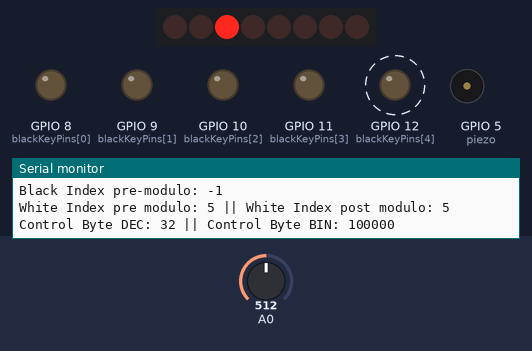
The sketch below on a simulated ESP8266 (NodeMCU). Shown: 8 shift-register outputs drawn as a row of LEDs (first output left, lit = HIGH), output pins drawn as LEDs (lit = HIGH), buzzer (waves = sounding), the last lines printed to the serial monitor. Wiring (inferred from the names in the program): shift register (74HC595): data GPIO 2; shift clock GPIO 4; latch GPIO 3. Wiring (inferred from the signals the program sends): row of LEDs: on Q0, Q1, Q2, Q3, Q4, Q5, Q6, Q7. Dashed ring = blinking. Inputs (shaded band) come from the test bench; at power-on: A0 = 512. Pins used as bus, display or sensor lines are not drawn.

Above: at 1.2 s.
1.3 s: A0 set to 493
At 2.53 s:
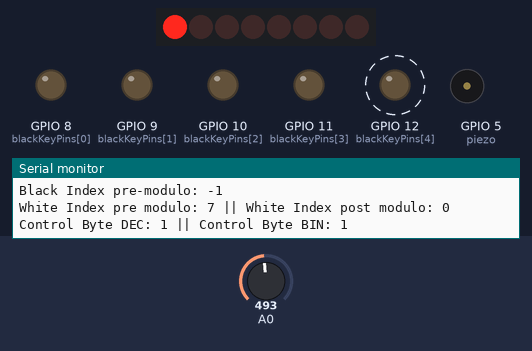
3.2 s: A0 set to 306
At 3.52 s:
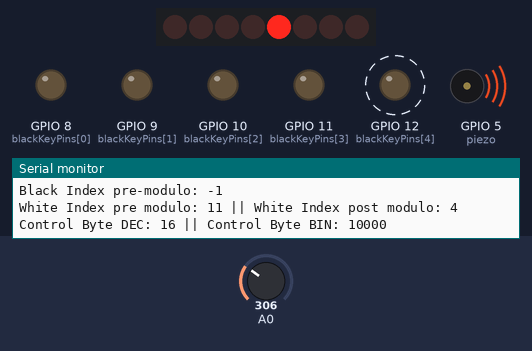
6.0 s: A0 set to 122
7.5 s: A0 set to 77
9.0 s: A0 set to 66
At 33.35 s:
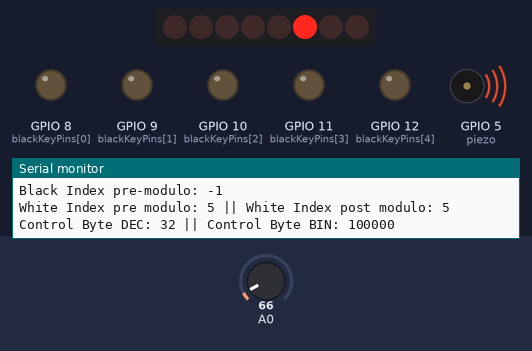
Timing chart, 0 to 39.8 s (numbered marks = the images above; inputs shaded):
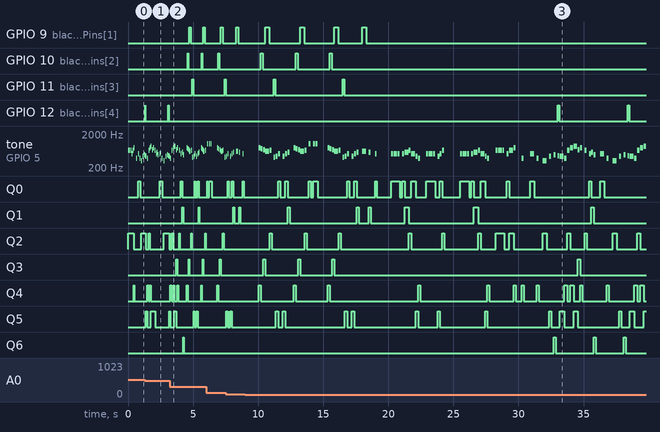

The sketch:

Project9_2014_02_20.ino
```cpp
/* Super Fucking Mario! FTW

  -- Bryan Curtin --

  This version is a first step towards a more robust music machine.
  Next steps
    - integrate the pitches.h file instead of noteTable[],
    - use separate files to store separate songs (melodies + durations).

*/

byte blackKeyPins[] = {8,9,10,11,12};
byte numBlackPins = sizeof(blackKeyPins)/sizeof(byte);
byte numWhitePins = 7;
byte dataPin = 2;
byte latchPin = 3;
byte clockPin = 4;
byte piezo = 5;
int tempo = 100;
int tempoAdjust = 0;
word tau = 15000/tempo; //milliseconds per semiquaver (smallest division)

byte controlByte = 0;

//table of note frequencies - variable type used for tone() is 'unsigned int' or 'word'
int noteTable[] = {262,277,294,311,330,349,370,392,415,440,466,494,523,554,587,622,659,698,740,784,831,880,932,988,1047};
byte whiteNotes[] = {0,2,4,5,7,9,11,12,14,16,17,19,21,23,24}; //indices of noteTable[] corresponding to white notes
byte whiteLength = sizeof(whiteNotes)/sizeof(byte);
byte blackNotes[] = {1,3,6,8,10,13,15,18,20,22};
byte blackLength = sizeof(blackNotes)/sizeof(byte);


//the melody, where the number represents the index of the noteTable (ie. which note)
//every position that you want a rest, you should put in a standard rest symbol '-1'
char introMelody[] = {16,16,16,-1,12,16,19,-1,7,-1};
char part1Melody[] = {12,-1,7,-1,4,-1,9,-1,11,-1,10,9,7,16,19,21,17,19,-1,16,-1,12,14,11,-1};
char part2Melody[] = {-1,19,18,17,15,16,-1,8,9,12,-1,9,12,14,-1,19,18,17,15,16,-1,24,-1,24,24,-1,-1,19,18,17,15,16,-1,8,9,12,-1,9,12,14,-1,15,-1,14,-1,12,-1,-1};
char part3Melody[] = {12,12,12,-1,12,14,16,12,9,7,-1,12,12,12,-1,9,12,16,-1,-1,12,12,12,-1,12,14,16,12,9,7,-1};

//table of durations of notes in multiples of the smallest division - variable type is 'unsigned long'; to be multiplied by number of milliseconds tau, calculated from bpm
//I multiplied all by 100 to keep using ints instead of floats, because of the less than minimum division caused by the triplets. Will divide tau by 100 to compensate.
//Haven't bothered to check, but when a duration is 300 or more, the program dies. Probably because of a type overflow?

word introDuration[] = {100,200,100,100,100,200,100,300,100,300};
word part1Duration[] = {200,100,100,200,200,100,100,100,100,100,100,200,133,133,133,200,100,100,100,100,100,100,100,100,200};
word part2Duration[] = {200,100,100,100,200,100,100,100,100,100,100,100,100,100,200,100,100,100,200,100,100,100,100,100,100,300,200,100,100,100,200,100,100,100,100,100,100,100,100,100,200,200,100,100,200,100,300,400};
word part3Duration[] = {100,200,100,100,100,200,100,200,100,100,300,100,200,100,100,100,100,100,400,400,100,200,100,100,100,200,100,200,100,100,300};

byte introMelodyLength = sizeof(introMelody)/sizeof(char);
byte part1MelodyLength = sizeof(part1Melody)/sizeof(char);
byte part2MelodyLength = sizeof(part2Melody)/sizeof(char);
byte part3MelodyLength = sizeof(part3Melody)/sizeof(char);


//The following performs a binary search of the array, to find the number 'key', and returns the index of the key.
char binarySearch(byte A[], char key, byte imin, byte imax){
  // test if array is empty
  if (imax < imin)
    // set is empty, so return value showing not found
    return -1;
  else {
    // calculate midpoint to cut set in half
    byte imid = imin + ((imax - imin) / 2);
    // three-way comparison
    if (A[imid] > key)
      // key is in lower subset
      return binarySearch(A, key, imin, imid-1);
    else if (A[imid] < key)
      // key is in upper subset
      return binarySearch(A, key, imid+1, imax);
    else if (key == A[imid])
      // key has been found
      return imid;
    else
      return -1;
  }
}

void play(char melody[],word duration[],byte length,byte repeats){
  word dur[length];
  for(int n = 0;n<repeats;n++){
    for(int i = 0;i<length;i++){
      tempoAdjust = map(analogRead(A0),0,1023,1,8);
      dur[i] = (tau*duration[i]/(100*tempoAdjust)); //overflow int or cause the triplets in duration (133) to become floats and truncate
      if(melody[i]>=0){
        int blackIndex = (int)binarySearch(blackNotes,melody[i],0,blackLength-1);
        String blackStringOne = String("Black Index pre-modulo: ") += blackIndex;
        Serial.println(blackStringOne);
        if(blackIndex != -1){    //need to handle exceptions e.g. if -1 is returned
          blackIndex = blackIndex % numBlackPins;          //modulo to make sure upper octaves restart at csharp
          String blackStringTwo = String("Black Index post-modulo: ") += blackIndex;
          Serial.println(blackStringTwo);
          digitalWrite(blackKeyPins[blackIndex],HIGH);

          tone(piezo,noteTable[melody[i]],dur[i]);
          delay(dur[i]);

          digitalWrite(blackKeyPins[blackIndex],LOW);
        }
        else {                                                                       //do the bit shifting if you store the previous white index and then move it.
          byte whiteIndex = binarySearch(whiteNotes,melody[i],0,whiteLength-1);
          Serial.print("White Index pre modulo: ");
          Serial.print(whiteIndex);
          whiteIndex = whiteIndex % numWhitePins;          //yields a number between 0 and 7
          Serial.print(" || White Index post modulo: ");
          Serial.println(whiteIndex);
          controlByte = 1 << whiteIndex;                    //This is taking two to the power of something, without having to use pow() which requires floats
          Serial.print("Control Byte DEC: ");
          Serial.print(controlByte,DEC);
          Serial.print(" || Control Byte BIN: ");
          Serial.println(controlByte, BIN);

          digitalWrite(latchPin, LOW);
          shiftOut(dataPin,clockPin,MSBFIRST,controlByte);
          digitalWrite(latchPin, HIGH);

          tone(piezo,noteTable[melody[i]],dur[i]);
          delay(dur[i]);

        //put the following either here or outside the loop.
          digitalWrite(latchPin, LOW);
          shiftOut(dataPin,clockPin,MSBFIRST,0);
          digitalWrite(latchPin, HIGH);
        }
      }
      else {
        noTone(piezo);
        delay(dur[i]);
      }
    }
  }
}

void setup(){
  pinMode(piezo,OUTPUT);
  pinMode(dataPin,OUTPUT);
  pinMode(latchPin,OUTPUT);
  pinMode(clockPin,OUTPUT);
  for(int h = 0;h<sizeof(blackKeyPins)/sizeof(byte);h++){
    pinMode(blackKeyPins[h],OUTPUT);
  }
  Serial.begin(19200);
}

void loop(){
  play(introMelody,introDuration,introMelodyLength,1);
  play(part1Melody,part1Duration,part1MelodyLength,2);
  play(part2Melody,part2Duration,part2MelodyLength,2);
  play(part3Melody,part3Duration,part3MelodyLength,1);
}
```

Measured:
- the behaviour switches between 512 and 511 on A0 (found by bisection; images 0 and 1)
- the behaviour switches between 74 and 73 on A0 (found by bisection; images 2 and 3)
- after the input at 9.0 s, GPIO 12 (blackKeyPins[4]): alternates HIGH for 0.15 s and LOW for 5.2 s, starting after 24.0 s
- by itself, GPIO 10 (blackKeyPins[2]): alternates HIGH for 0.15 s and LOW for 2.5 s, 6 changes in all, then stays LOW
- by itself, GPIO 11 (blackKeyPins[3]): alternates HIGH for 0.15 s and LOW for 5.2 s, 4 changes in all, then stays LOW
- by itself, GPIO 12 (blackKeyPins[4]): alternates HIGH for 0.04 s and LOW for 1.7 s
- by itself, tone on GPIO 5 (piezo): plays 784 Hz for 0.15 s, 740 Hz for 0.15 s, 698 Hz for 0.15 s, 622 Hz for 0.30 s, 659 Hz for 0.15 s, 415 Hz for 0.15 s … (92 notes in this stretch)
